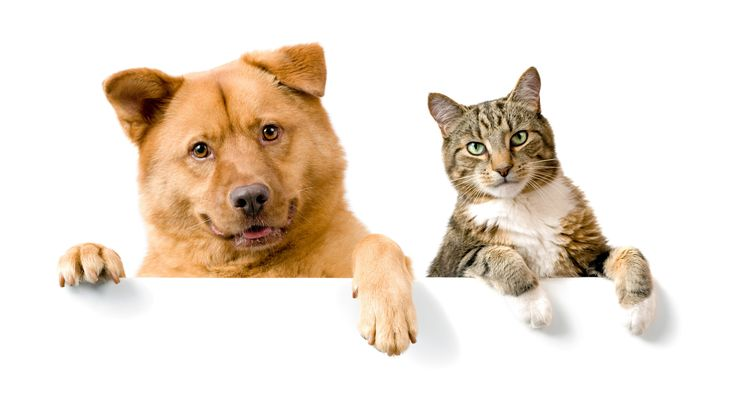
#> input picture img.png, 736 x 414 px, given in place of slow_traffic_small.mp4, which was not available
$ python Meanshift.py
#> lines starting #> are read from the running program, lines starting #| are printed output that depends on the picture; after the words box and inside, x2 and y2 are one past the last pixel; in counts of white or black regions, pixels touching at a corner belong together; pictures that were not available may be replaced by others from this repository, and a replacement may not be noted
import numpy as np
import cv2 as cv

# Open the video file
#cap = cv.VideoCapture('vtest.avi')
cap = cv.VideoCapture('slow_traffic_small.mp4')

# Take the first frame of the video
ret, frame = cap.read()
#> frame is the input picture: shape (414, 736, 3); mean B, G, R 212.3, 224.6, 236.2
if not ret:
    print("Failed to read the video")
    exit()

# Setup initial location of the window
x, y, width, height = 300, 200, 100, 50
track_window = (x, y, width, height)

# Set up the ROI for tracking
roi = frame[y:y + height, x:x + width]
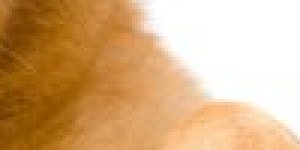
#> roi: shape (50, 100, 3) (shown 3 times larger); mean B, G, R 127.5, 173.8, 213.7
hsv_roi = cv.cvtColor(roi, cv.COLOR_BGR2HSV)
#> hsv_roi: shape (50, 100, 3); mean H, S, V 19.5, 120.1, 213.8
mask = cv.inRange(hsv_roi, np.array((0., 60., 32.)), np.array((180., 255., 255)))
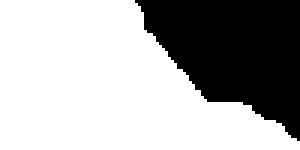
#> mask: shape (50, 100) (shown 3 times larger); 67.5% white; 1 black region, box (x1, y1, x2, y2) and area: (45, 0, 100, 47) 1625
roi_hist = cv.calcHist([hsv_roi], [0], mask, [180], [0, 180])
#> roi_hist = 180 values, max 1242 at index 15, min 0 at index 0, mean 18.75
cv.normalize(roi_hist, roi_hist, 0, 255, cv.NORM_MINMAX)

# Setup the termination criteria: either 10 iterations or move by at least 1 point
term_crit = (cv.TERM_CRITERIA_EPS | cv.TERM_CRITERIA_COUNT, 10, 1)

# Display the region of interest (ROI)
cv.imshow('ROI', roi)

while True:
    ret, frame = cap.read()
    if ret:
        # Convert the frame to HSV
        hsv = cv.cvtColor(frame, cv.COLOR_BGR2HSV)
#> hsv: shape (414, 736, 3); mean H, S, V 9.1, 34.6, 236.3

        # Perform back projection
        dst = cv.calcBackProject([hsv], [0], roi_hist, [0, 180], 1)
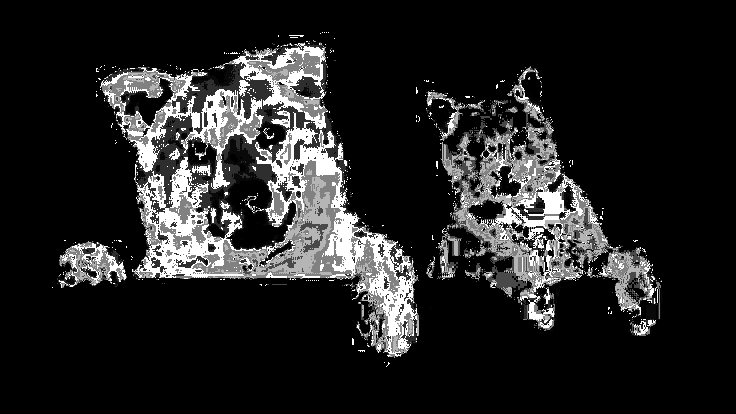
#> dst: shape (414, 736); min 0, max 255, mean 35.9

        # Apply MeanShift to get the new location
        #ret, track_window = cv.meanShift(dst, track_window, term_crit)
        ret, track_window = cv.CamShift(dst, track_window, term_crit)
#> ret = ((334, 247), (74.48, 127.6), 98.88); track_window = (270, 209, 128, 76)

        # Draw the tracking rectangle on the image
        x, y, w, h = track_window
#> x = 270; y = 209; w = 128; h = 76
        final_image = cv.rectangle(frame, (x, y), (x + w, y + h), 255, 3)

        # Display the frames
        cv.imshow('Back Projection', dst)
        cv.imshow('Tracked Image', final_image)

        # Break the loop if 'ESC' is pressed
        k = cv.waitKey(30) & 0xff
#> (key Esc is pressed here)
        if k == 27:
            break
    else:
        break

# Release the video capture object and close all windows
cap.release()
cv.destroyAllWindows()
